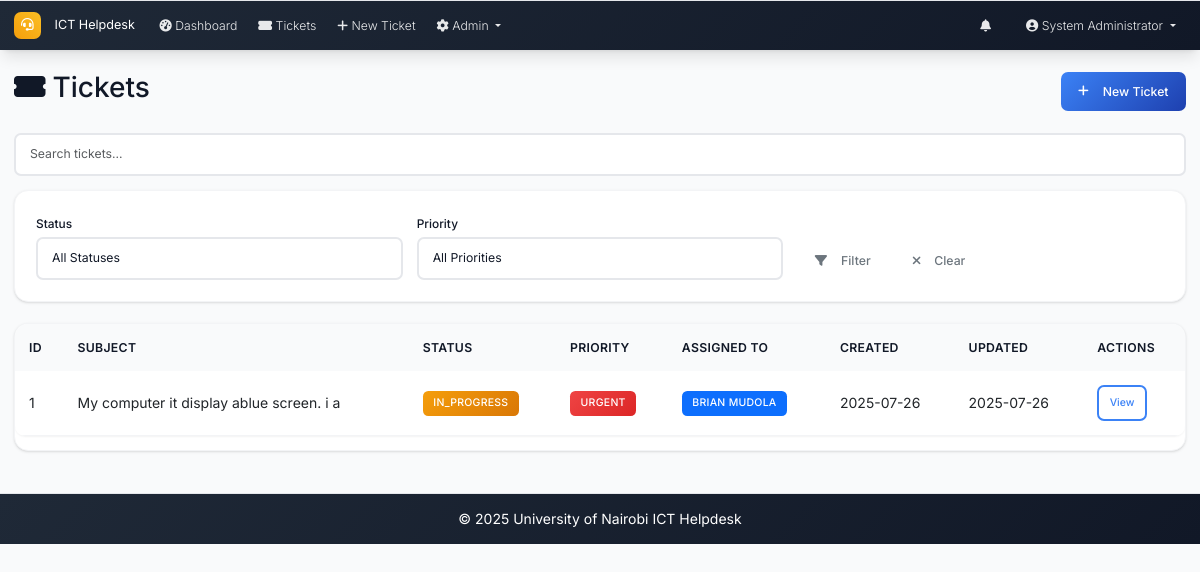
Page /tickets (signed in) on the committed database.
### models.py (models this page shows, shortened)
class User(UserMixin, db.Model):
    id = db.Column(db.Integer, primary_key=True)
    username = db.Column(db.String(64), unique=True, nullable=False)
    email = db.Column(db.String(120), unique=True, nullable=False)
    password_hash = db.Column(db.String(256), nullable=False)
    full_name = db.Column(db.String(100), nullable=False)
    role = db.Column(db.String(20), nullable=False, default='user')  # admin, intern, user
    created_at = db.Column(db.DateTime, default=datetime.utcnow)
    is_active = db.Column(db.Boolean, default=True)
    is_verified = db.Column(db.Boolean, default=False)
    verification_token = db.Column(db.String(128), nullable=True)
    phone_number = db.Column(db.String(20), nullable=True)
    is_approved = db.Column(db.Boolean, default=False)
    approved_by_id = db.Column(db.Integer, db.ForeignKey('user.id'), nullable=True)
    approved_at = db.Column(db.DateTime, nullable=True)
    tickets_created = db.relationship('Ticket', foreign_keys='Ticket.created_by_id', backref='creator', lazy='dynamic')
    assigned_tickets = db.relationship('Ticket', secondary='ticket_assignees', back_populates='assignees', lazy='selectin')
    comments = db.relationship('Comment', backref='author', lazy='dynamic')

class Ticket(db.Model):
    id = db.Column(db.Integer, primary_key=True)
    location = db.Column(db.String(200), nullable=False)
    description = db.Column(Text, nullable=False)
    status = db.Column(db.String(20), nullable=False, default='open')  # open, in_progress, resolved, closed
    priority = db.Column(db.String(20), nullable=False, default='medium')  # low, medium, high, urgent
    created_at = db.Column(db.DateTime, default=datetime.utcnow)
    updated_at = db.Column(db.DateTime, default=datetime.utcnow, onupdate=datetime.utcnow)
    closed_at = db.Column(db.DateTime)
    closed_by_id = db.Column(db.Integer, db.ForeignKey('user.id'), nullable=True)
    due_date = db.Column(db.DateTime, nullable=True)
    created_by_id = db.Column(db.Integer, db.ForeignKey('user.id'), nullable=True)
    category_id = db.Column(db.Integer, db.ForeignKey('category.id'))
    comments = db.relationship('Comment', backref='ticket', lazy='dynamic', cascade='all, delete-orphan')
    attachments = db.relationship('Attachment', backref='ticket', lazy='dynamic', cascade='all, delete-orphan')
    assignees = db.relationship('User', secondary=ticket_assignees, back_populates='assigned_tickets', lazy='selectin')
    closed_by = db.relationship('User', foreign_keys=[closed_by_id], backref='closed_tickets')

### routes.py (the view)
@app.route('/tickets')
@login_required
def tickets_list():
    page = request.args.get('page', 1, type=int)
    status_filter = request.args.get('status', '')
    priority_filter = request.args.get('priority', '')
    query = Ticket.query
    if current_user.role == 'user':
        query = query.filter_by(created_by_id=current_user.id)
    elif current_user.role == 'intern':
        if status_filter == 'assigned':
            query = query.filter(Ticket.assignees.any(id=current_user.id))
            status_filter = ''  # Clear status filter since we're showing all assigned tickets
        else:
            query = query.filter(Ticket.assignees.any(id=current_user.id))
    if status_filter:
        query = query.filter_by(status=status_filter)
    if priority_filter:
        query = query.filter_by(priority=priority_filter)
    tickets = query.order_by(desc(Ticket.created_at)).paginate(
        page=page, per_page=10, error_out=False
    )
    return render_template('tickets_list.html', tickets=tickets, status_filter=status_filter, priority_filter=priority_filter)

### app.py (called while the page is built)
@login_manager.user_loader
def load_user(user_id):
    from models import User
    return User.query.get(int(user_id))

@app.context_processor
def inject_now():
    return {'now': datetime.utcnow}

### routes.py (called while the page is built)
@app.context_processor
def inject_datetime():
    return dict(datetime=datetime)

### templates/tickets_list.html (shortened to what this page needs)
{% extends "base.html" %}
{% block content %}
<div class="d-flex justify-content-between align-items-center mb-4">
    <h2><i class="fas fa-ticket-alt me-2"></i>Tickets</h2>
    <a href="{{ url_for('new_ticket') }}" class="btn btn-primary">
        <i class="fas fa-plus me-2"></i>New Ticket
    </a>
</div>
<div class="mb-3">
    <input type="text" id="ticket-search" class="form-control" placeholder="Search tickets...">
</div>
<div class="card mb-4">
    <div class="card-body">
        <form method="GET" class="row g-3">
            <div class="col-md-4">
                <label class="form-label">Status</label>
                <select name="status" class="form-control">
                    <option value="">All Statuses</option>
                </select>
            </div>
            <div class="col-md-4">
                <label class="form-label">Priority</label>
                <select name="priority" class="form-control">
                    <option value="">All Priorities</option>
                </select>
            </div>
            <div class="col-md-4 d-flex align-items-end">
                <button type="submit" class="btn btn-outline-secondary me-2">
                    <i class="fas fa-filter me-2"></i>Filter
                </button>
                <a href="{{ url_for('tickets_list') }}" class="btn btn-outline-secondary">
                    <i class="fas fa-times me-2"></i>Clear
                </a>
            </div>
        </form>
    </div>
</div>
<div class="card">
    <div class="table-responsive">
        <table class="table" id="tickets-table">
            <thead>
                <tr>
                    <th>ID</th>
                    <th>Subject</th>
                    <th>Status</th>
                    <th>Priority</th>
                    <th>Assigned To</th>
                    <th>Created</th>
                    <th>Updated</th>
                    <th>Actions</th>
                </tr>
            </thead>
            <tbody>
                {% for ticket in tickets.items %}
                <tr>
                    <td>{{ ticket.id }}</td>
                    <td>{{ ticket.title or ticket.description[:40] }}</td>
                    <td><span class="badge badge-status-{{ ticket.status|replace(' ', '_') }}">{{ ticket.status.title() }}</span></td>
                    <td><span class="badge priority-{{ ticket.priority }}">{{ ticket.priority.title() }}</span></td>
                    <td>
                        {% if ticket.assignees|length > 0 %}
                            {% for user in ticket.assignees %}
                                <span class="badge bg-primary">{{ user.full_name }}</span>{% if not loop.last %} {% endif %}
                            {% endfor %}
                        {% else %}
                            <span class="text-muted">Unassigned</span>
                        {% endif %}
                    </td>
                    <td>{{ ticket.created_at.strftime('%Y-%m-%d') }}</td>
                    <td>{{ ticket.updated_at.strftime('%Y-%m-%d') }}</td>
                    <td>
                        <a href="{{ url_for('ticket_detail', id=ticket.id) }}" class="btn btn-sm btn-outline-primary">View</a>
                    </td>
                </tr>
                {% endfor %}
            </tbody>
        </table>
    </div>
</div>
{% endblock %}

### templates/base.html (shortened to what this page needs)
<!DOCTYPE html>
<html lang="en">
<head>
    <link href="https://cdn.jsdelivr.net/npm/bootstrap@5.3.0/dist/css/bootstrap.min.css" rel="stylesheet">
    <link href="https://cdnjs.cloudflare.com/ajax/libs/font-awesome/6.0.0/css/all.min.css" rel="stylesheet">
    <link href="{{ url_for('static', filename='css/custom.css') }}" rel="stylesheet">
</head>
<body>
    <nav class="navbar navbar-expand-lg navbar-dark footer-sky">
        <div class="container-fluid px-3">
            <a class="navbar-brand" href="{{ url_for('index') }}">
                <i class="fas fa-headset me-2"></i>ICT Helpdesk
            </a>
            <div class="collapse navbar-collapse" id="navbarNav">
                <ul class="navbar-nav me-auto mb-2 mb-lg-0">
                    {% if current_user.is_authenticated %}
                    <li class="nav-item">
                        <a class="nav-link" href="{{ url_for('dashboard') }}">
                            <i class="fas fa-tachometer-alt me-1"></i>Dashboard
                        </a>
                    </li>
                    <li class="nav-item">
                        <a class="nav-link" href="{{ url_for('tickets_list') }}">
                            <i class="fas fa-ticket-alt me-1"></i>Tickets
                        </a>
                    </li>
                    <li class="nav-item">
                        <a class="nav-link" href="{{ url_for('new_ticket') }}">
                            <i class="fas fa-plus me-1"></i>New Ticket
                        </a>
                    </li>
                    {% if current_user.role == 'admin' %}
                    <li class="nav-item dropdown">
                        <a class="nav-link dropdown-toggle" href="#" role="button" data-bs-toggle="dropdown" aria-expanded="false">
                            <i class="fas fa-cog me-1"></i>Admin
                        </a>
                    </li>
                    {% endif %}
                    {% endif %}
                </ul>
                <ul class="navbar-nav ms-auto mb-2 mb-lg-0">
                    {% if current_user.is_authenticated %}
                    <li class="nav-item dropdown me-3">
                        <a class="nav-link position-relative" href="#" id="notificationsDropdown" role="button"
                           data-bs-toggle="dropdown" aria-expanded="false">
                            <i class="fas fa-bell"></i>
                        </a>
                    </li>
                    <li class="nav-item dropdown">
                        <a class="nav-link dropdown-toggle" href="#" id="navbarDropdown" role="button" data-bs-toggle="dropdown" aria-expanded="false">
                            <i class="fas fa-user-circle me-1"></i>{{ current_user.full_name }}
                        </a>
                    </li>
                    {% endif %}
                </ul>
            </div>
        </div>
    </nav>
    <main class="container-fluid my-4 px-3">
        {% block content %}{% endblock %}
    </main>
    <footer class="footer-sky py-3 mt-5">
        <div class="container text-center">
            <span>&copy; {{ datetime.utcnow().year }} University of Nairobi ICT Helpdesk</span>
        </div>
    </footer>
</body>
</html>

### rows in the picture
User: full_name "System Administrator"
Ticket: id "1", description "My computer it display ablue screen. i a", status "IN_PROGRESS", priority "URGENT", created_at "2025-07-26", updated_at "2025-07-26"
User: full_name "BRIAN MUDOLA"
